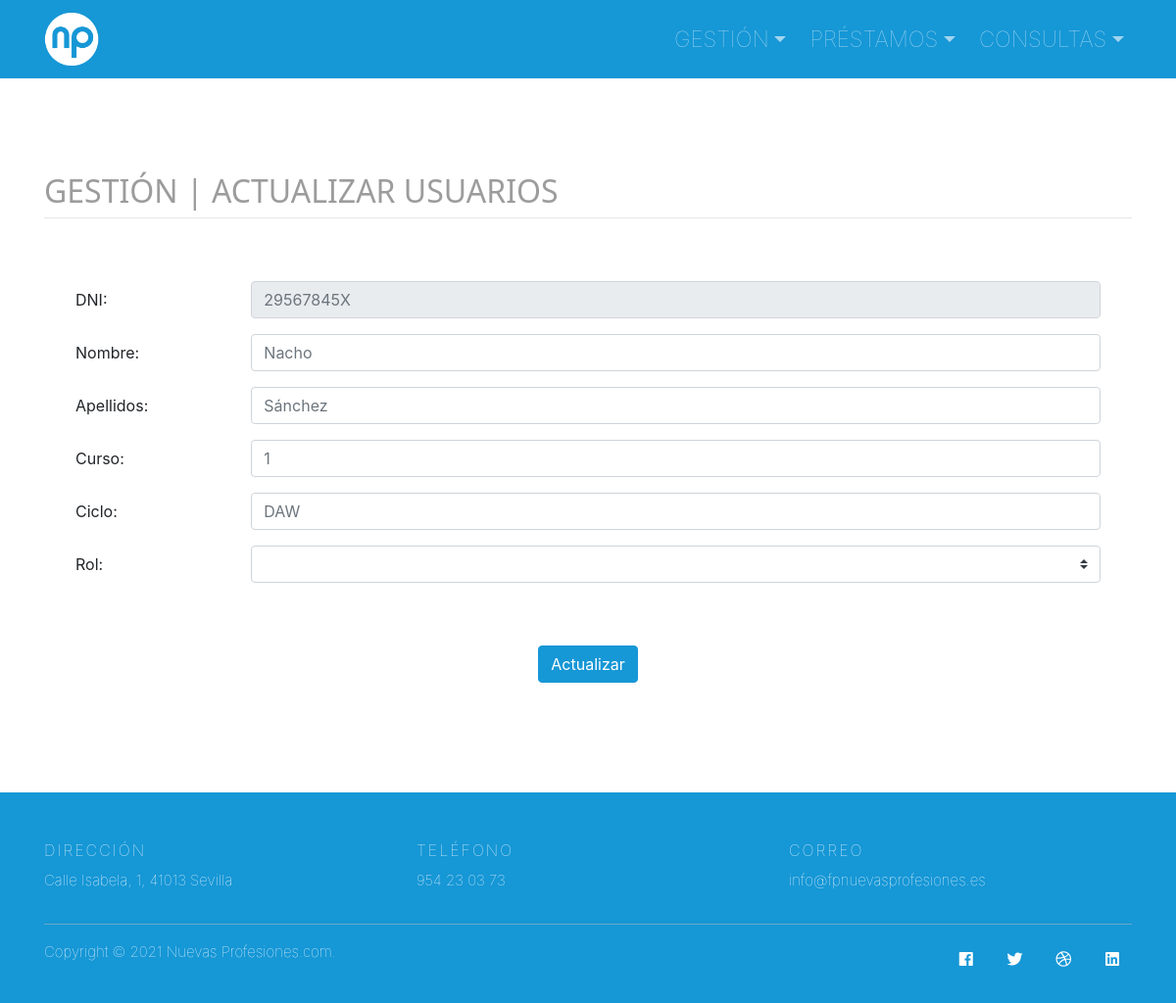
Page /pages/gestion/actualizar/actualizar-usuarios.php on the earlier database version.
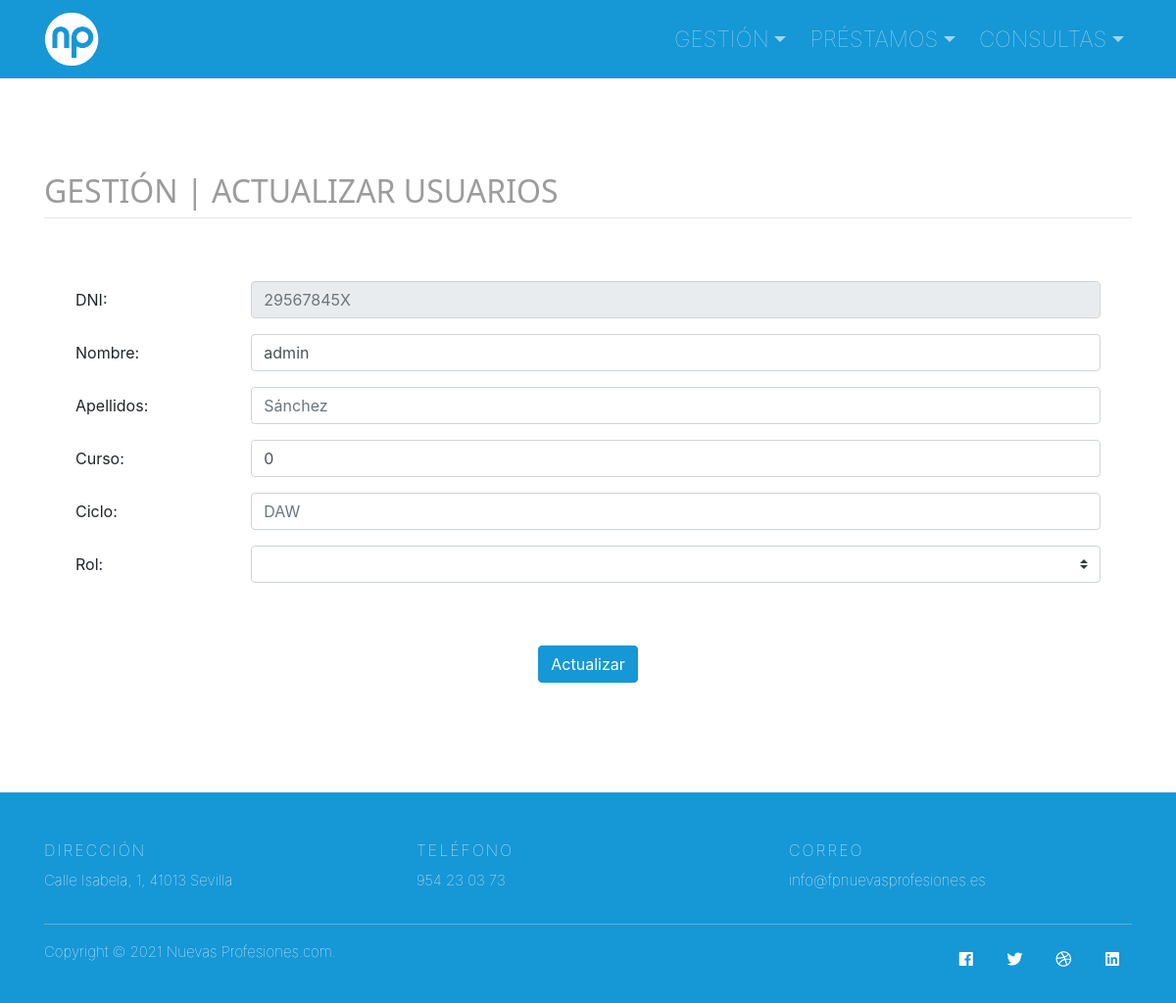
Same page on the later database version.
### tables this page shows
CREATE TABLE `usuarios` (
  `dni` varchar(9) NOT NULL,
  `nombre_usuarios` varchar(25) NOT NULL,
  `apellidos` varchar(25) NOT NULL,
  `curso` int(1) NOT NULL,
  `rol` enum('administrador','servicio_tecnico','usuario','') NOT NULL,
  `ciclo` varchar(10) NOT NULL,
  `moroso` tinyint(1) NOT NULL,
  `num_objetos` tinyint(4) NOT NULL,
  `contrasenia` varchar(100) NOT NULL
);

### pages/gestion/actualizar/actualizar-usuarios.php (the view, shortened to what the changed rows need)
<!doctype html>
<html lang="en">
    <head>
        <link rel="stylesheet" href="https://stackpath.bootstrapcdn.com/bootstrap/4.3.1/css/bootstrap.min.css">
        <link rel="stylesheet" href="https://use.fontawesome.com/releases/v5.0.8/css/all.css">
        <link rel="stylesheet" href="../../../css/gestion/css.css">
        <link rel="stylesheet" href="../../../css/gestion/estilo.css">
    </head>
    <body>
        <div class="container titulhr">
            <h2 class="titulo">Gestión | Actualizar Usuarios</h2>
        </div>
        <div class="container">
            <div class="row">
                <div class="col-12 col-sm-12 col-md-12 col-lg-12 col-xl-12 ">
                    <form class="jumbotron" method="POST" action="actualizar-usuarios.php">
                                <?php
                                    $dniSession = $_SESSION["dni"];
                                    $conexion = mysqli_connect("localhost", "root", "", "bd_prestamos");
                                    $consulta = mysqli_query($conexion, "SELECT * FROM usuarios WHERE dni='$dniSession'");
                                    $columna = mysqli_fetch_array($consulta, MYSQLI_ASSOC);
                                ?>
                        <div class="form-group row">
                            <div class="col-sm-10">
                                <input type="text" id="nombre_usuarios" name="nombre_usuarios" class="form-control" placeholder="Nacho" autocomplete="off" value="<?php echo $columna["nombre_usuarios"] ?>">
                            </div>
                        </div>
                        <div class="form-group row">
                            <div class="col-sm-10">
                                <input type="number" id="curso" name="curso" class="form-control" placeholder="1" autocomplete="off" value="<?php echo $columna["curso"] ?>">
                            </div>
                        </div>
                    </form>
                </div>
            </div>
        </div>
    </body>
</html>

Differences in the rows shown:
added usuarios: nombre_usuarios "admin", curso "0"
